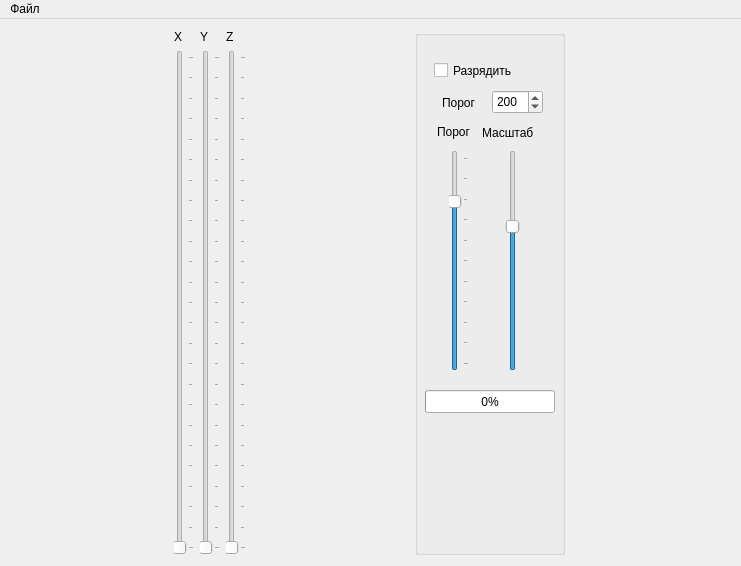
<?xml version="1.0" encoding="UTF-8"?>
<ui version="4.0">
 <class>Rip3d</class>
 <widget class="QMainWindow" name="Rip3d">
  <property name="geometry">
   <rect>
    <x>0</x>
    <y>0</y>
    <width>741</width>
    <height>566</height>
   </rect>
  </property>
  <property name="windowTitle">
   <string>Rip3d</string>
  </property>
  <widget class="QWidget" name="centralWidget">
   <property name="sizePolicy">
    <sizepolicy hsizetype="Expanding" vsizetype="Expanding">
     <horstretch>0</horstretch>
     <verstretch>0</verstretch>
    </sizepolicy>
   </property>
   <layout class="QGridLayout" name="gridLayout">
    <item row="0" column="0">
     <layout class="QHBoxLayout" name="vlLayout"/>
    </item>
    <item row="0" column="2">
     <widget class="QGroupBox" name="groupBox">
      <property name="sizePolicy">
       <sizepolicy hsizetype="Fixed" vsizetype="Expanding">
        <horstretch>0</horstretch>
        <verstretch>0</verstretch>
       </sizepolicy>
      </property>
      <property name="minimumSize">
       <size>
        <width>150</width>
        <height>0</height>
       </size>
      </property>
      <property name="title">
       <string/>
      </property>
      <widget class="QSpinBox" name="colorValue">
       <property name="geometry">
        <rect>
         <x>77</x>
         <y>60</y>
         <width>51</width>
         <height>24</height>
        </rect>
       </property>
       <property name="minimum">
        <number>3</number>
       </property>
       <property name="maximum">
        <number>254</number>
       </property>
       <property name="value">
        <number>200</number>
       </property>
      </widget>
      <widget class="QSlider" name="verticalSlider">
       <property name="geometry">
        <rect>
         <x>34</x>
         <y>120</y>
         <width>20</width>
         <height>221</height>
        </rect>
       </property>
       <property name="sizePolicy">
        <sizepolicy hsizetype="Fixed" vsizetype="Maximum">
         <horstretch>0</horstretch>
         <verstretch>0</verstretch>
        </sizepolicy>
       </property>
       <property name="minimum">
        <number>3</number>
       </property>
       <property name="maximum">
        <number>254</number>
       </property>
       <property name="singleStep">
        <number>5</number>
       </property>
       <property name="value">
        <number>200</number>
       </property>
       <property name="orientation">
        <enum>Qt::Vertical</enum>
       </property>
       <property name="tickPosition">
        <enum>QSlider::TicksBelow</enum>
       </property>
       <property name="tickInterval">
        <number>25</number>
       </property>
      </widget>
      <widget class="QLabel" name="label_4">
       <property name="geometry">
        <rect>
         <x>27</x>
         <y>63</y>
         <width>51</width>
         <height>20</height>
        </rect>
       </property>
       <property name="font">
        <font>
         <pointsize>9</pointsize>
        </font>
       </property>
       <property name="text">
        <string>Порог</string>
       </property>
      </widget>
      <widget class="QLabel" name="label_5">
       <property name="geometry">
        <rect>
         <x>22</x>
         <y>92</y>
         <width>51</width>
         <height>20</height>
        </rect>
       </property>
       <property name="font">
        <font>
         <pointsize>9</pointsize>
        </font>
       </property>
       <property name="text">
        <string>Порог</string>
       </property>
      </widget>
      <widget class="QSlider" name="scale">
       <property name="geometry">
        <rect>
         <x>90</x>
         <y>120</y>
         <width>16</width>
         <height>221</height>
        </rect>
       </property>
       <property name="minimum">
        <number>1</number>
       </property>
       <property name="maximum">
        <number>300</number>
       </property>
       <property name="singleStep">
        <number>10</number>
       </property>
       <property name="pageStep">
        <number>100</number>
       </property>
       <property name="value">
        <number>200</number>
       </property>
       <property name="orientation">
        <enum>Qt::Vertical</enum>
       </property>
      </widget>
      <widget class="QLabel" name="label_6">
       <property name="geometry">
        <rect>
         <x>67</x>
         <y>95</y>
         <width>61</width>
         <height>15</height>
        </rect>
       </property>
       <property name="font">
        <font>
         <pointsize>9</pointsize>
        </font>
       </property>
       <property name="text">
        <string>Масштаб</string>
       </property>
      </widget>
      <widget class="QProgressBar" name="progressBar">
       <property name="enabled">
        <bool>true</bool>
       </property>
       <property name="geometry">
        <rect>
         <x>10</x>
         <y>360</y>
         <width>130</width>
         <height>23</height>
        </rect>
       </property>
       <property name="value">
        <number>0</number>
       </property>
      </widget>
      <widget class="QLabel" name="logLine1">
       <property name="geometry">
        <rect>
         <x>10</x>
         <y>390</y>
         <width>141</width>
         <height>20</height>
        </rect>
       </property>
       <property name="font">
        <font>
         <pointsize>8</pointsize>
        </font>
       </property>
       <property name="text">
        <string/>
       </property>
      </widget>
      <widget class="QLabel" name="logLine2">
       <property name="geometry">
        <rect>
         <x>10</x>
         <y>410</y>
         <width>140</width>
         <height>20</height>
        </rect>
       </property>
       <property name="font">
        <font>
         <pointsize>8</pointsize>
        </font>
       </property>
       <property name="text">
        <string/>
       </property>
      </widget>
      <widget class="QCheckBox" name="checkBox">
       <property name="geometry">
        <rect>
         <x>19</x>
         <y>30</y>
         <width>121</width>
         <height>21</height>
        </rect>
       </property>
       <property name="font">
        <font>
         <pointsize>9</pointsize>
        </font>
       </property>
       <property name="text">
        <string>Разрядить</string>
       </property>
      </widget>
     </widget>
    </item>
    <item row="0" column="1">
     <layout class="QGridLayout" name="gridLayout_2">
      <item row="0" column="0">
       <widget class="QLabel" name="label_7">
        <property name="text">
         <string>Х</string>
        </property>
       </widget>
      </item>
      <item row="1" column="0">
       <widget class="QSlider" name="xRotation">
        <property name="maximum">
         <number>5760</number>
        </property>
        <property name="singleStep">
         <number>16</number>
        </property>
        <property name="pageStep">
         <number>240</number>
        </property>
        <property name="orientation">
         <enum>Qt::Vertical</enum>
        </property>
        <property name="tickPosition">
         <enum>QSlider::TicksBelow</enum>
        </property>
        <property name="tickInterval">
         <number>240</number>
        </property>
       </widget>
      </item>
      <item row="0" column="1">
       <widget class="QLabel" name="label_8">
        <property name="text">
         <string>Y</string>
        </property>
       </widget>
      </item>
      <item row="0" column="2">
       <widget class="QLabel" name="label_9">
        <property name="text">
         <string>Z</string>
        </property>
       </widget>
      </item>
      <item row="1" column="1">
       <widget class="QSlider" name="yRotation">
        <property name="maximum">
         <number>5760</number>
        </property>
        <property name="singleStep">
         <number>16</number>
        </property>
        <property name="pageStep">
         <number>240</number>
        </property>
        <property name="orientation">
         <enum>Qt::Vertical</enum>
        </property>
        <property name="tickPosition">
         <enum>QSlider::TicksBelow</enum>
        </property>
        <property name="tickInterval">
         <number>240</number>
        </property>
       </widget>
      </item>
      <item row="1" column="2">
       <widget class="QSlider" name="zRotation">
        <property name="maximum">
         <number>5760</number>
        </property>
        <property name="singleStep">
         <number>16</number>
        </property>
        <property name="pageStep">
         <number>240</number>
        </property>
        <property name="orientation">
         <enum>Qt::Vertical</enum>
        </property>
        <property name="tickPosition">
         <enum>QSlider::TicksBelow</enum>
        </property>
        <property name="tickInterval">
         <number>240</number>
        </property>
       </widget>
      </item>
     </layout>
    </item>
   </layout>
  </widget>
  <widget class="QMenuBar" name="menuBar">
   <property name="geometry">
    <rect>
     <x>0</x>
     <y>0</y>
     <width>741</width>
     <height>20</height>
    </rect>
   </property>
   <widget class="QMenu" name="menu">
    <property name="title">
     <string>Файл</string>
    </property>
    <addaction name="loadFile"/>
   </widget>
   <addaction name="menu"/>
  </widget>
  <action name="loadFile">
   <property name="text">
    <string>Загрузить</string>
   </property>
  </action>
 </widget>
 <layoutdefault spacing="6" margin="11"/>
 <resources/>
 <connections>
  <connection>
   <sender>verticalSlider</sender>
   <signal>valueChanged(int)</signal>
   <receiver>colorValue</receiver>
   <slot>setValue(int)</slot>
   <hints>
    <hint type="sourcelabel">
     <x>557</x>
     <y>264</y>
    </hint>
    <hint type="destinationlabel">
     <x>673</x>
     <y>170</y>
    </hint>
   </hints>
  </connection>
  <connection>
   <sender>colorValue</sender>
   <signal>valueChanged(int)</signal>
   <receiver>verticalSlider</receiver>
   <slot>setValue(int)</slot>
   <hints>
    <hint type="sourcelabel">
     <x>673</x>
     <y>170</y>
    </hint>
    <hint type="destinationlabel">
     <x>557</x>
     <y>264</y>
    </hint>
   </hints>
  </connection>
 </connections>
</ui>
